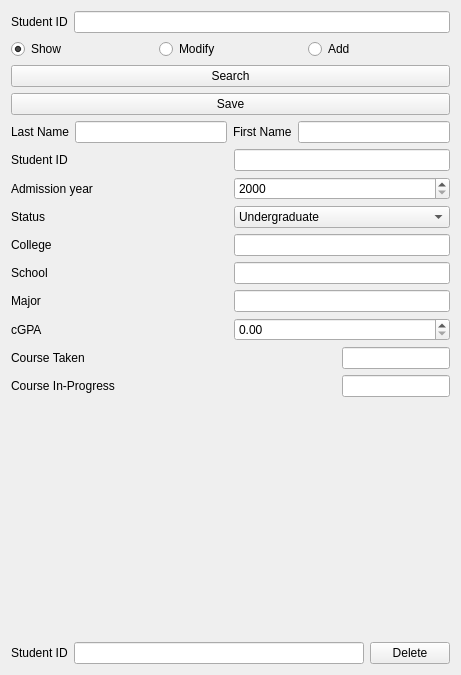
      <widget class="QWidget" name="tabStudent">
       <attribute name="title">
        <string>Student</string>
       </attribute>
       <layout class="QVBoxLayout" name="verticalLayout_6">
        <item>
         <layout class="QHBoxLayout" name="horizontalLayout_5">
          <property name="sizeConstraint">
           <enum>QLayout::SetNoConstraint</enum>
          </property>
          <item>
           <widget class="QLabel" name="label_33">
            <property name="text">
             <string>Student ID</string>
            </property>
           </widget>
          </item>
          <item>
           <widget class="QLineEdit" name="lineEditSearchStudent"/>
          </item>
         </layout>
        </item>
        <item>
         <layout class="QHBoxLayout" name="horizontalLayout_14">
          <property name="sizeConstraint">
           <enum>QLayout::SetDefaultConstraint</enum>
          </property>
          <item>
           <widget class="QRadioButton" name="radioButtonStudentShow">
            <property name="sizePolicy">
             <sizepolicy hsizetype="Minimum" vsizetype="Preferred">
              <horstretch>0</horstretch>
              <verstretch>0</verstretch>
             </sizepolicy>
            </property>
            <property name="maximumSize">
             <size>
              <width>16777215</width>
              <height>1677215</height>
             </size>
            </property>
            <property name="text">
             <string>Show</string>
            </property>
            <property name="checked">
             <bool>true</bool>
            </property>
           </widget>
          </item>
          <item>
           <widget class="QRadioButton" name="radioButtonStudentModify">
            <property name="sizePolicy">
             <sizepolicy hsizetype="Minimum" vsizetype="Preferred">
              <horstretch>0</horstretch>
              <verstretch>0</verstretch>
             </sizepolicy>
            </property>
            <property name="maximumSize">
             <size>
              <width>16777215</width>
              <height>1677215</height>
             </size>
            </property>
            <property name="text">
             <string>Modify</string>
            </property>
           </widget>
          </item>
          <item>
           <widget class="QRadioButton" name="radioButtonStudentAdd">
            <property name="sizePolicy">
             <sizepolicy hsizetype="Minimum" vsizetype="Preferred">
              <horstretch>0</horstretch>
              <verstretch>0</verstretch>
             </sizepolicy>
            </property>
            <property name="maximumSize">
             <size>
              <width>16777215</width>
              <height>1677215</height>
             </size>
            </property>
            <property name="text">
             <string>Add</string>
            </property>
           </widget>
          </item>
         </layout>
        </item>
        <item>
         <widget class="QPushButton" name="pushButtonSearchStudent">
          <property name="text">
           <string>Search</string>
          </property>
          <property name="shortcut">
           <string>Return</string>
          </property>
         </widget>
        </item>
        <item>
         <widget class="QPushButton" name="pushButtonSaveStudent">
          <property name="text">
           <string>Save</string>
          </property>
         </widget>
        </item>
        <item>
         <layout class="QHBoxLayout" name="horizontalLayout_18">
          <item>
           <widget class="QLabel" name="label_8">
            <property name="text">
             <string>Last Name</string>
            </property>
           </widget>
          </item>
          <item>
           <widget class="QLineEdit" name="lineEditLastName"/>
          </item>
          <item>
           <widget class="QLabel" name="label_16">
            <property name="text">
             <string>First Name</string>
            </property>
           </widget>
          </item>
          <item>
           <widget class="QLineEdit" name="lineEditFirstName"/>
          </item>
         </layout>
        </item>
        <item>
         <layout class="QHBoxLayout" name="horizontalLayout_19">
          <item>
           <widget class="QLabel" name="label_10">
            <property name="text">
             <string>Student ID</string>
            </property>
           </widget>
          </item>
          <item>
           <widget class="QLineEdit" name="lineEditStudentID">
            <property name="sizePolicy">
             <sizepolicy hsizetype="Preferred" vsizetype="Fixed">
              <horstretch>0</horstretch>
              <verstretch>0</verstretch>
             </sizepolicy>
            </property>
           </widget>
          </item>
         </layout>
        </item>
        <item>
         <layout class="QHBoxLayout" name="horizontalLayout_12">
          <item>
           <widget class="QLabel" name="label_13">
            <property name="text">
             <string>Admission year</string>
            </property>
           </widget>
          </item>
          <item>
           <widget class="QSpinBox" name="spinBox">
            <property name="minimum">
             <number>2000</number>
            </property>
            <property name="maximum">
             <number>2022</number>
            </property>
           </widget>
          </item>
         </layout>
        </item>
        <item>
         <layout class="QHBoxLayout" name="horizontalLayout_9">
          <item>
           <widget class="QLabel" name="label_6">
            <property name="text">
             <string>Status</string>
            </property>
           </widget>
          </item>
          <item>
           <widget class="QComboBox" name="comboBoxStatus">
            <item>
             <property name="text">
              <string>Undergraduate</string>
             </property>
            </item>
            <item>
             <property name="text">
              <string>Graduate</string>
             </property>
            </item>
           </widget>
          </item>
         </layout>
        </item>
        <item>
         <layout class="QHBoxLayout" name="horizontalLayout_7">
          <item>
           <widget class="QLabel" name="label_11">
            <property name="text">
             <string>College</string>
            </property>
           </widget>
          </item>
          <item>
           <widget class="QLineEdit" name="lineEditCollege">
            <property name="sizePolicy">
             <sizepolicy hsizetype="Preferred" vsizetype="Fixed">
              <horstretch>0</horstretch>
              <verstretch>0</verstretch>
             </sizepolicy>
            </property>
           </widget>
          </item>
         </layout>
        </item>
        <item>
         <layout class="QHBoxLayout" name="horizontalLayout_10">
          <item>
           <widget class="QLabel" name="label_14">
            <property name="text">
             <string>School</string>
            </property>
           </widget>
          </item>
          <item>
           <widget class="QLineEdit" name="lineEditSchool">
            <property name="sizePolicy">
             <sizepolicy hsizetype="Preferred" vsizetype="Fixed">
              <horstretch>0</horstretch>
              <verstretch>0</verstretch>
             </sizepolicy>
            </property>
           </widget>
          </item>
         </layout>
        </item>
        <item>
         <layout class="QHBoxLayout" name="horizontalLayout_8">
          <item>
           <widget class="QLabel" name="label_12">
            <property name="text">
             <string>Major</string>
            </property>
           </widget>
          </item>
          <item>
           <widget class="QLineEdit" name="lineEditMajor">
            <property name="sizePolicy">
             <sizepolicy hsizetype="Preferred" vsizetype="Fixed">
              <horstretch>0</horstretch>
              <verstretch>0</verstretch>
             </sizepolicy>
            </property>
           </widget>
          </item>
         </layout>
        </item>
        <item>
         <layout class="QHBoxLayout" name="horizontalLayout_6">
          <item>
           <widget class="QLabel" name="label_9">
            <property name="text">
             <string>cGPA</string>
            </property>
           </widget>
          </item>
          <item>
           <widget class="QDoubleSpinBox" name="doubleSpinBoxCGPA"/>
          </item>
         </layout>
        </item>
        <item>
         <layout class="QHBoxLayout" name="horizontalLayout_13">
          <item>
           <widget class="QLabel" name="label_30">
            <property name="minimumSize">
             <size>
              <width>325</width>
              <height>0</height>
             </size>
            </property>
            <property name="text">
             <string>Course Taken</string>
            </property>
           </widget>
          </item>
          <item>
           <widget class="QLineEdit" name="lineEditCourseTaken"/>
          </item>
         </layout>
        </item>
        <item>
         <layout class="QHBoxLayout" name="horizontalLayout_40">
          <item>
           <widget class="QLabel" name="label_4">
            <property name="minimumSize">
             <size>
              <width>325</width>
              <height>0</height>
             </size>
            </property>
            <property name="text">
             <string>Course In-Progress</string>
            </property>
           </widget>
          </item>
          <item>
           <widget class="QLineEdit" name="lineEditCourseInProgress"/>
          </item>
         </layout>
        </item>
        <item>
         <spacer name="verticalSpacer_2">
          <property name="orientation">
           <enum>Qt::Vertical</enum>
          </property>
          <property name="sizeHint" stdset="0">
           <size>
            <width>20</width>
            <height>239</height>
           </size>
          </property>
         </spacer>
        </item>
        <item>
         <layout class="QHBoxLayout" name="horizontalLayout_27">
          <item>
           <widget class="QLabel" name="label_32">
            <property name="text">
             <string>Student ID</string>
            </property>
           </widget>
          </item>
          <item>
           <widget class="QLineEdit" name="lineEditStudentDelete"/>
          </item>
          <item>
           <widget class="QPushButton" name="pushButtonDeleteStudent">
            <property name="text">
             <string>Delete</string>
            </property>
           </widget>
          </item>
         </layout>
        </item>
       </layout>
      </widget>
